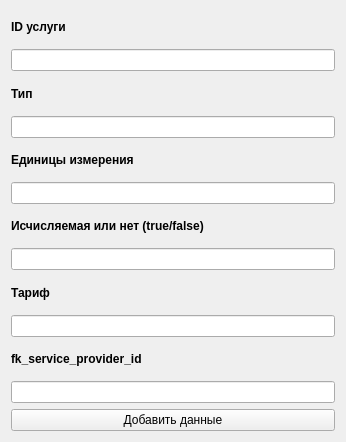
<?xml version="1.0" encoding="UTF-8"?>
<ui version="4.0">
 <class>add_service</class>
 <widget class="QWidget" name="add_service">
  <property name="geometry">
   <rect>
    <x>0</x>
    <y>0</y>
    <width>346</width>
    <height>442</height>
   </rect>
  </property>
  <property name="windowTitle">
   <string>Form</string>
  </property>
  <layout class="QGridLayout" name="gridLayout">
   <item row="6" column="0">
    <widget class="QLabel" name="label_4">
     <property name="font">
      <font>
       <bold>true</bold>
      </font>
     </property>
     <property name="text">
      <string>Исчисляемая или нет (true/false)</string>
     </property>
    </widget>
   </item>
   <item row="7" column="0">
    <widget class="QLineEdit" name="counter">
     <property name="font">
      <font>
       <bold>true</bold>
      </font>
     </property>
    </widget>
   </item>
   <item row="11" column="0">
    <widget class="QLineEdit" name="fk_service_provider">
     <property name="font">
      <font>
       <bold>true</bold>
      </font>
     </property>
    </widget>
   </item>
   <item row="4" column="0">
    <widget class="QLabel" name="label_3">
     <property name="font">
      <font>
       <bold>true</bold>
      </font>
     </property>
     <property name="text">
      <string>Единицы измерения</string>
     </property>
    </widget>
   </item>
   <item row="2" column="0">
    <widget class="QLabel" name="label_2">
     <property name="font">
      <font>
       <bold>true</bold>
      </font>
     </property>
     <property name="text">
      <string>Тип</string>
     </property>
    </widget>
   </item>
   <item row="3" column="0">
    <widget class="QLineEdit" name="type">
     <property name="font">
      <font>
       <bold>true</bold>
      </font>
     </property>
    </widget>
   </item>
   <item row="8" column="0">
    <widget class="QLabel" name="label_5">
     <property name="font">
      <font>
       <bold>true</bold>
      </font>
     </property>
     <property name="text">
      <string>Тариф</string>
     </property>
    </widget>
   </item>
   <item row="12" column="0">
    <widget class="QPushButton" name="add_data_service">
     <property name="text">
      <string>Добавить данные</string>
     </property>
    </widget>
   </item>
   <item row="5" column="0">
    <widget class="QLineEdit" name="unit">
     <property name="font">
      <font>
       <bold>true</bold>
      </font>
     </property>
    </widget>
   </item>
   <item row="1" column="0">
    <widget class="QLineEdit" name="id_service">
     <property name="font">
      <font>
       <bold>true</bold>
      </font>
     </property>
    </widget>
   </item>
   <item row="9" column="0">
    <widget class="QLineEdit" name="tariff">
     <property name="font">
      <font>
       <bold>true</bold>
      </font>
     </property>
    </widget>
   </item>
   <item row="0" column="0">
    <widget class="QLabel" name="label">
     <property name="font">
      <font>
       <bold>true</bold>
      </font>
     </property>
     <property name="text">
      <string>ID услуги</string>
     </property>
    </widget>
   </item>
   <item row="10" column="0">
    <widget class="QLabel" name="label_6">
     <property name="font">
      <font>
       <bold>true</bold>
      </font>
     </property>
     <property name="text">
      <string>fk_service_provider_id</string>
     </property>
    </widget>
   </item>
  </layout>
 </widget>
 <resources/>
 <connections/>
</ui>
